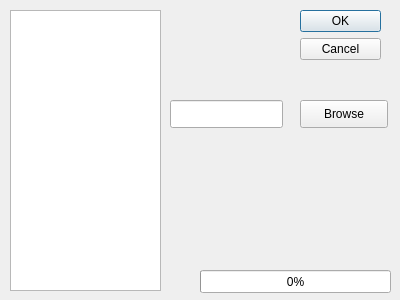
<?xml version="1.0" encoding="UTF-8"?>
<ui version="4.0">
 <class>Dialog</class>
 <widget class="QDialog" name="Dialog">
  <property name="geometry">
   <rect>
    <x>0</x>
    <y>0</y>
    <width>400</width>
    <height>300</height>
   </rect>
  </property>
  <property name="windowTitle">
   <string>Dialog</string>
  </property>
  <widget class="QDialogButtonBox" name="buttonBox">
   <property name="geometry">
    <rect>
     <x>300</x>
     <y>10</y>
     <width>81</width>
     <height>71</height>
    </rect>
   </property>
   <property name="orientation">
    <enum>Qt::Vertical</enum>
   </property>
   <property name="standardButtons">
    <set>QDialogButtonBox::Cancel|QDialogButtonBox::Ok</set>
   </property>
  </widget>
  <widget class="QTextEdit" name="textEdit">
   <property name="geometry">
    <rect>
     <x>10</x>
     <y>10</y>
     <width>151</width>
     <height>281</height>
    </rect>
   </property>
  </widget>
  <widget class="QProgressBar" name="progressBar">
   <property name="geometry">
    <rect>
     <x>200</x>
     <y>270</y>
     <width>191</width>
     <height>23</height>
    </rect>
   </property>
   <property name="value">
    <number>0</number>
   </property>
  </widget>
  <widget class="QLineEdit" name="filename">
   <property name="geometry">
    <rect>
     <x>170</x>
     <y>100</y>
     <width>113</width>
     <height>28</height>
    </rect>
   </property>
  </widget>
  <widget class="QPushButton" name="Browse">
   <property name="geometry">
    <rect>
     <x>300</x>
     <y>100</y>
     <width>88</width>
     <height>28</height>
    </rect>
   </property>
   <property name="text">
    <string>Browse</string>
   </property>
  </widget>
 </widget>
 <resources/>
 <connections>
  <connection>
   <sender>buttonBox</sender>
   <signal>accepted()</signal>
   <receiver>Dialog</receiver>
   <slot>accept()</slot>
   <hints>
    <hint type="sourcelabel">
     <x>248</x>
     <y>254</y>
    </hint>
    <hint type="destinationlabel">
     <x>157</x>
     <y>274</y>
    </hint>
   </hints>
  </connection>
  <connection>
   <sender>buttonBox</sender>
   <signal>rejected()</signal>
   <receiver>Dialog</receiver>
   <slot>reject()</slot>
   <hints>
    <hint type="sourcelabel">
     <x>316</x>
     <y>260</y>
    </hint>
    <hint type="destinationlabel">
     <x>286</x>
     <y>274</y>
    </hint>
   </hints>
  </connection>
 </connections>
</ui>
